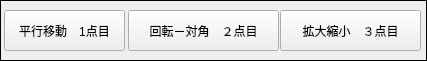
    <widget class="QFrame" name="frame_5">
     <property name="geometry">
      <rect>
       <x>0</x>
       <y>54</y>
       <width>427</width>
       <height>61</height>
      </rect>
     </property>
     <property name="frameShape">
      <enum>QFrame::Panel</enum>
     </property>
     <property name="frameShadow">
      <enum>QFrame::Plain</enum>
     </property>
     <widget class="QToolButton" name="toolButtonAreaForZoom">
      <property name="geometry">
       <rect>
        <x>280</x>
        <y>10</y>
        <width>141</width>
        <height>41</height>
       </rect>
      </property>
      <property name="text">
       <string>拡大縮小　３点目</string>
      </property>
      <property name="icon">
       <iconset resource="PropertyGerberFast.qrc">
        <normaloff>:/Qtres/Zoom.png</normaloff>:/Qtres/Zoom.png</iconset>
      </property>
      <property name="checkable">
       <bool>true</bool>
      </property>
      <property name="autoExclusive">
       <bool>true</bool>
      </property>
      <property name="toolButtonStyle">
       <enum>Qt::ToolButtonTextBesideIcon</enum>
      </property>
     </widget>
     <widget class="QToolButton" name="toolButtonAreaForParallel">
      <property name="geometry">
       <rect>
        <x>4</x>
        <y>10</y>
        <width>121</width>
        <height>41</height>
       </rect>
      </property>
      <property name="text">
       <string>平行移動　1点目</string>
      </property>
      <property name="icon">
       <iconset resource="PropertyGerberFast.qrc">
        <normaloff>:/Qtres/MoveY.png</normaloff>:/Qtres/MoveY.png</iconset>
      </property>
      <property name="checkable">
       <bool>true</bool>
      </property>
      <property name="autoExclusive">
       <bool>true</bool>
      </property>
      <property name="toolButtonStyle">
       <enum>Qt::ToolButtonTextBesideIcon</enum>
      </property>
     </widget>
     <widget class="QToolButton" name="toolButtonAreaForRotate">
      <property name="geometry">
       <rect>
        <x>128</x>
        <y>10</y>
        <width>151</width>
        <height>41</height>
       </rect>
      </property>
      <property name="text">
       <string>回転－対角　２点目</string>
      </property>
      <property name="icon">
       <iconset resource="PropertyGerberFast.qrc">
        <normaloff>:/Qtres/Rotate.png</normaloff>:/Qtres/Rotate.png</iconset>
      </property>
      <property name="checkable">
       <bool>true</bool>
      </property>
      <property name="autoExclusive">
       <bool>true</bool>
      </property>
      <property name="toolButtonStyle">
       <enum>Qt::ToolButtonTextBesideIcon</enum>
      </property>
     </widget>
    </widget>
